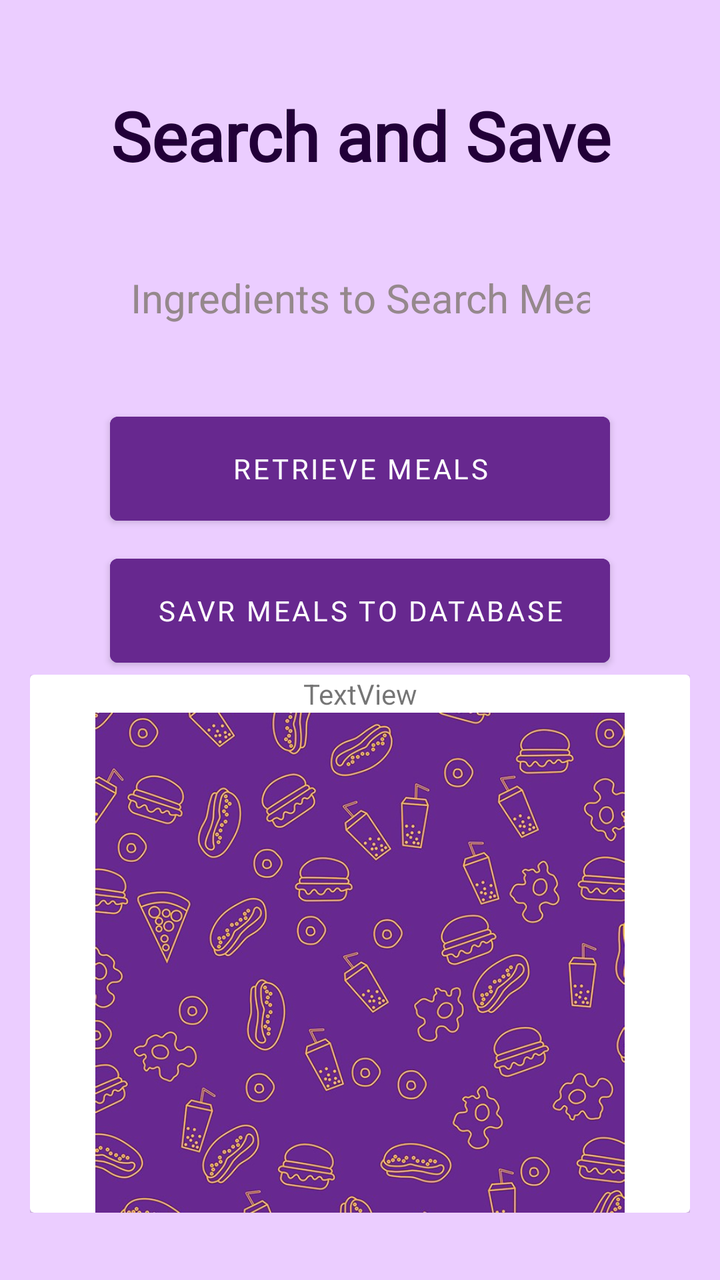
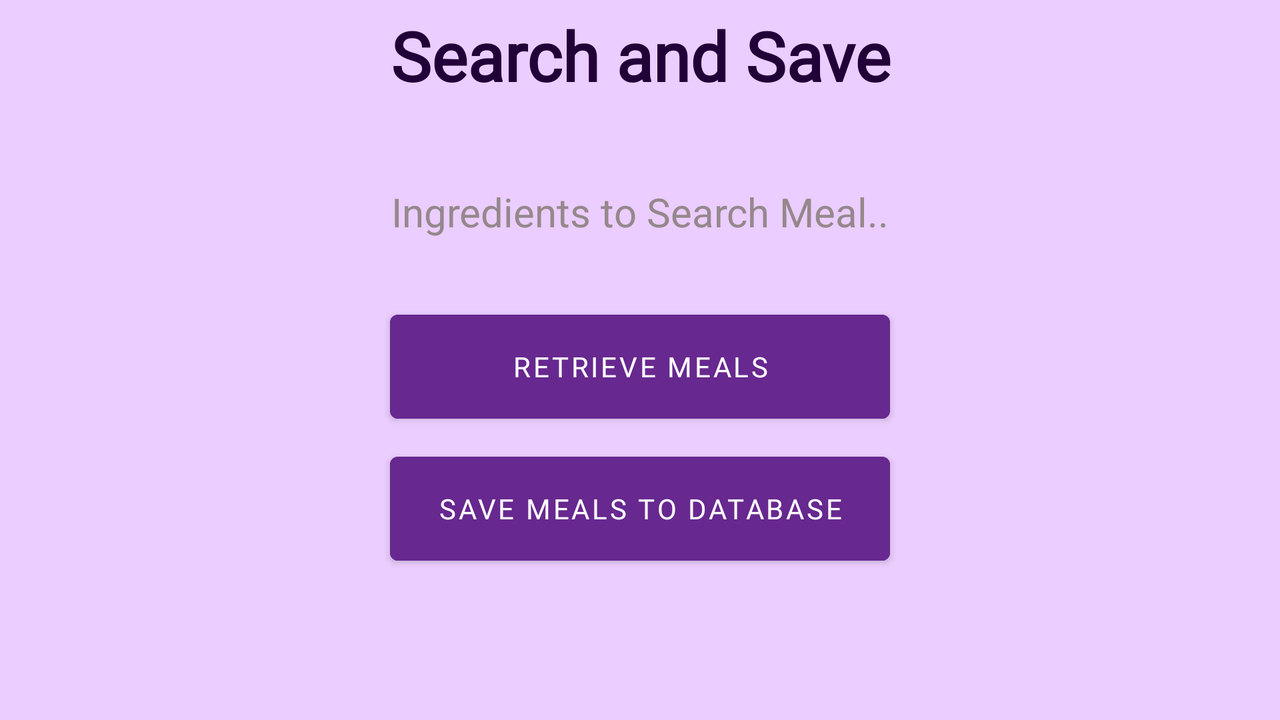

First picture: res/layout/ on a phone held upright. Second picture: the repository's own variant of that layout, on a device whose configuration matches the variant's folder. Source for both follows.
<!-- AndroidManifest.xml: application theme Theme.FoodApplication -->
<!-- res/layout/activity_search_by_ingredients.xml -->
<?xml version="1.0" encoding="utf-8"?>
<LinearLayout xmlns:android="http://schemas.android.com/apk/res/android"
    xmlns:app="http://schemas.android.com/apk/res-auto"
    xmlns:tools="http://schemas.android.com/tools"
    android:id="@+id/screen"
    android:layout_width="match_parent"
    android:layout_height="match_parent"
    android:background="#EBCDFF"
    android:orientation="vertical"
    android:padding="15dp"
    tools:layout_editor_absoluteX="1dp"
    tools:layout_editor_absoluteY="1dp">

    <TextView
        android:id="@+id/Search_meal"
        android:layout_width="match_parent"
        android:layout_height="wrap_content"
        android:layout_marginTop="30dp"
        android:fontFamily="@font/tillana"
        android:text="Search and Save"
        android:textAlignment="center"
        android:textColor="#220038"
        android:textSize="34sp"
        android:textStyle="bold" />

    <LinearLayout
        android:layout_width="match_parent"
        android:layout_height="wrap_content"
        android:orientation="vertical">

        <EditText
            android:id="@+id/editTextTextPersonName"
            android:layout_width="match_parent"
            android:layout_height="wrap_content"
            android:layout_marginLeft="30dp"
            android:layout_marginTop="25dp"
            android:layout_marginRight="30dp"
            android:background="@drawable/text_field_style"

            android:backgroundTint="#7DB070D0"
            android:ems="10"
            android:hint="Ingredients to Search Meal.."
            android:inputType="textPersonName"
            android:padding="20dp"
            android:textAlignment="center"
            android:textColorHint="#E98C8181"
            android:textSize="20dp" />

        <Button
            android:id="@+id/retrieve_button"
            android:layout_width="250dp"
            android:layout_height="64dp"
            android:layout_gravity="center"
            android:layout_marginTop="20dp"
            android:backgroundTint="#67288F"
            android:fontFamily="@font/tillana"
            android:text="Retrieve Meals" />

        <Button
            android:id="@+id/save_db_button"
            android:layout_width="250dp"
            android:layout_height="64dp"
            android:layout_gravity="center"
            android:layout_marginTop="7dp"
            android:backgroundTint="#67288F"
            android:fontFamily="@font/tillana"
            android:text="Savr meals to database" />

    </LinearLayout>

    <ScrollView
        android:layout_width="match_parent"
        android:layout_height="match_parent">

        <LinearLayout
            android:layout_width="match_parent"
            android:layout_height="wrap_content"
            android:orientation="vertical" >

            <androidx.cardview.widget.CardView
                android:layout_width="match_parent"
                android:layout_height="wrap_content"
                android:elevation="30dp">

                <LinearLayout
                    android:layout_width="match_parent"
                    android:layout_height="match_parent"
                    android:orientation="vertical">

                    <TextView
                        android:id="@+id/textView7"
                        android:layout_width="match_parent"
                        android:layout_height="wrap_content"
                        android:text="TextView"
                        android:textAlignment="center" />

                    <ImageView
                        android:id="@+id/imageView3"
                        android:layout_width="match_parent"
                        android:layout_height="250dp"
                        app:srcCompat="@drawable/bg3" />

                </LinearLayout>
            </androidx.cardview.widget.CardView>
        </LinearLayout>
    </ScrollView>

</LinearLayout>
<!-- resources referenced by this layout -->
<resources>
  <!-- drawable bg3: jpg bitmap (drawable, 161010 bytes) -->
  <style name="Theme.FoodApplication" parent="Theme.MaterialComponents.DayNight.NoActionBar">
          
          <item name="colorPrimary">@color/purple_500</item>
          <item name="colorPrimaryVariant">@color/purple_200</item>
          <item name="colorOnPrimary">@color/white</item>
          
          <item name="colorSecondary">@color/teal_200</item>
          <item name="colorSecondaryVariant">@color/teal_700</item>
          <item name="colorOnSecondary">@color/black</item>
          
          <item name="android:statusBarColor">?attr/colorPrimaryVariant</item>
          
      </style>
</resources>
<!-- res/layout-land/activity_search_by_ingredients.xml (the repository's variant of the layout above) -->
<!-- drawn on the phone turned sideways -->
<?xml version="1.0" encoding="utf-8"?>
<LinearLayout xmlns:android="http://schemas.android.com/apk/res/android"
    xmlns:app="http://schemas.android.com/apk/res-auto"
    xmlns:tools="http://schemas.android.com/tools"
    android:id="@+id/screen"
    android:layout_width="match_parent"
    android:layout_height="match_parent"
    android:background="#EBCDFF"
    android:orientation="vertical"
    tools:layout_editor_absoluteX="1dp"
    tools:layout_editor_absoluteY="1dp">

    <TextView
        android:id="@+id/Search_meal"
        android:layout_width="match_parent"
        android:layout_height="wrap_content"
        android:layout_marginTop="5dp"
        android:fontFamily="@font/tillana"
        android:text="Search and Save"
        android:textAlignment="center"
        android:textColor="#220038"
        android:textSize="34sp"
        android:textStyle="bold" />

    <LinearLayout
        android:layout_width="match_parent"
        android:layout_height="wrap_content"
        android:layout_marginTop="5dp"
        android:layout_marginLeft="40dp"
        android:layout_marginRight="40dp"
        android:background="@drawable/layout_style"
        android:backgroundTint="#BEFBFBFB"
        android:orientation="vertical">



            <EditText
                android:id="@+id/ingredient_et"
                android:layout_width="match_parent"
                android:layout_height="wrap_content"
                android:layout_marginLeft="50dp"
                android:layout_marginTop="25dp"
                android:layout_marginRight="50dp"
                android:background="@drawable/text_field_style"
                android:backgroundTint="#7DB070D0"
                android:ems="10"
                android:hint="@string/ingredients"
                android:inputType="textPersonName"
                android:padding="12dp"
                android:textAlignment="center"
                android:textColorHint="#E98C8181"
                android:textSize="20sp" />

            <Button
                android:id="@+id/retrieve_button"
                android:layout_width="250dp"
                android:layout_height="64dp"
                android:layout_gravity="center"
                android:layout_marginTop="20dp"
                android:backgroundTint="#67288F"
                android:fontFamily="@font/tillana"
                android:text="Retrieve Meals" />

            <Button
                android:id="@+id/save_db_button"
                android:layout_width="250dp"
                android:layout_height="64dp"
                android:layout_gravity="center"
                android:layout_marginTop="7dp"
                android:backgroundTint="#67288F"
                android:fontFamily="@font/tillana"
                android:text="Save meals to database" />

    </LinearLayout>

    <GridView
        android:id="@+id/grid_layout1"
        android:layout_width="match_parent"
        android:layout_height="match_parent"
        android:layout_marginLeft="10dp"
        android:layout_marginTop="10dp"
        android:layout_marginRight="10dp"
        android:horizontalSpacing="10dp"
        android:numColumns="1"
        android:verticalSpacing="15dp" />


</LinearLayout>
<!-- resources referenced by the variant -->
<!-- as the phone turned sideways resolves them -->
<resources>
  <string name="ingredients">Ingredients to Search Meal..</string>
  <style name="Theme.FoodApplication" parent="Theme.MaterialComponents.DayNight.NoActionBar">
          
          <item name="colorPrimary">@color/purple_500</item>
          <item name="colorPrimaryVariant">@color/purple_200</item>
          <item name="colorOnPrimary">@color/white</item>
          
          <item name="colorSecondary">@color/teal_200</item>
          <item name="colorSecondaryVariant">@color/teal_700</item>
          <item name="colorOnSecondary">@color/black</item>
          
          <item name="android:statusBarColor">?attr/colorPrimaryVariant</item>
          
      </style>
</resources>
